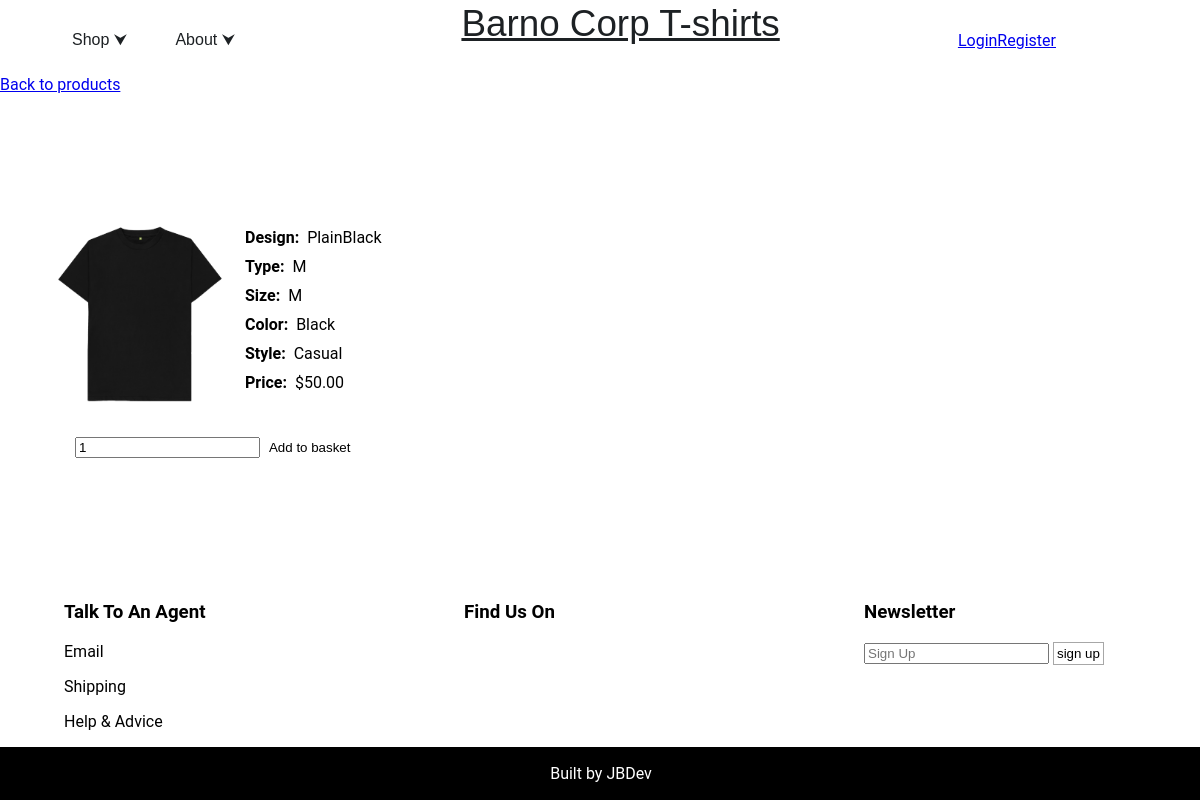
/product_render/PlainBlack, run on the app's committed database.
### tables this page shows
CREATE TABLE Stock (
    ID INTEGER PRIMARY KEY,
    Type TEXT CHECK(Type IN ('M', 'F')),
    Size TEXT CHECK(Size IN ('S', 'M', 'L', 'XL')),
    Color TEXT CHECK(Color IN ('Black', 'White', 'Grey', 'Blue', 'Red')),
    Style TEXT CHECK(Style IN ('Business', 'Casual', 'Novelty')),
    Price DECIMAL,
    Quantity INTEGER,
    Design TEXT,
    ImageCode TEXT,
    NewIn INTEGER,
    Onsale INTEGER,
    UNIQUE(Type, Size, Color, Style, Design)
);

### app.py (the view)
@app.route('/product_render/<design>', methods=['GET'])
def product_render(design):
    product = db.execute("SELECT * FROM stock WHERE Design = ?", design)
    if not product:
        return apology("product not found", 403)
    stock_quantity = product[0]['Quantity']
    in_stock = False
    if stock_quantity > 0:
        in_stock = True
    stock_left = 11
    if stock_quantity <= 10 and stock_quantity > 0:
        stock_left = stock_quantity
    return render_template('product_render.html', product=product, stock_left=stock_left, in_stock=in_stock)

### helpers.py (called while the page is built)
def usd(value):
    return f"${value:,.2f}"

### templates/product_render.html (shortened to what this page needs)
{% extends "layout.html" %}
{% set include_navbar = true %}
{% set include_footer = true %}
{% block main %}
<a href="/product_list" class="top">Back to products</a>
<form action="/add_to_basket" method="post" class="product-form">
    <div class="top">
        <ul class="product-details">
            <li>
                <br>
                <div class="wrap">
                    <img class="product-image" src="{{ url_for('static', filename='images/' + product[0]['ImageCode'] + '.jpg') }}" alt=""><br>
                    <div class="wrap-down">
                        <div class="wrap-text topper">
                            <strong>Design: &nbsp; </strong> {{ product[0]['Design'] }}<br>
                        </div>
                        <div class="wrap-text">
                            <strong>Type: &nbsp; </strong> {{ product[0]['Type'] }}<br>
                        </div>
                        <div class="wrap-text">
                            <strong>Size: &nbsp; </strong> {{ product[0]['Size'] }}<br>
                        </div>
                        <div class="wrap-text">
                            <strong>Color: &nbsp; </strong> {{ product[0]['Color'] }}<br>
                        </div>
                        <div class="wrap-text">
                            <strong>Style: &nbsp; </strong> {{ product[0]['Style'] }}<br>
                        </div>
                        <div class="wrap-text">
                            <strong>Price: &nbsp; </strong> {{ product[0]['Price'] | usd }}<br>
                        </div>
                    </div>
                </div>
            </li>
        </ul>
        {% if in_stock %}
        <div class="quantity-input">
            <input type="number" name="quantity" value="1" min="1">
            <button type="submit" class="add-to-basket">Add to basket</button>
        </div>
        {% else %}
            <p >Out of stock</p>
        {% endif %}
    </div>
</form>
{% endblock %}

### static/product_list.css (style rules this page uses)
.product-image { height: 250px; }
button, input[type="button"], input[type="reset"], input[type="submit"] { background: none; border: 1px solid #a7a7a7; padding: 3px; margin: 0; cursor: pointer; }

### static/product_render.css (style rules this page uses)
.product-form { margin-top: 20px; }
.product-details { list-style-type: none; }
.product-image { max-width: 200px; height: auto; }
.quantity-input { margin-left: 75px; }
.add-to-basket { padding: 5px; border: none; cursor: pointer; }
.wrap { display: flex; flex-direction: row; }
.wrap-text { display: flex; flex-direction: row; padding-bottom: 5px; padding-top: 5px; }
.topper { margin-top: 15px; }
.wrap-down { padding-left: 5px; display: flex; flex-direction: column; }

### static/style.css (style rules this page uses)
body { overflow-x: hidden; font-family: "Roboto", sans-serif; display: flex; flex-direction: column; min-height: 100vh; margin: 0; }
.top { margin-top: 75px; }

### data on the page
Stock: ImageCode (picture), Design "PlainBlack", Type "M", Size "M", Color "Black", Style "Casual", Price "$50.00"
